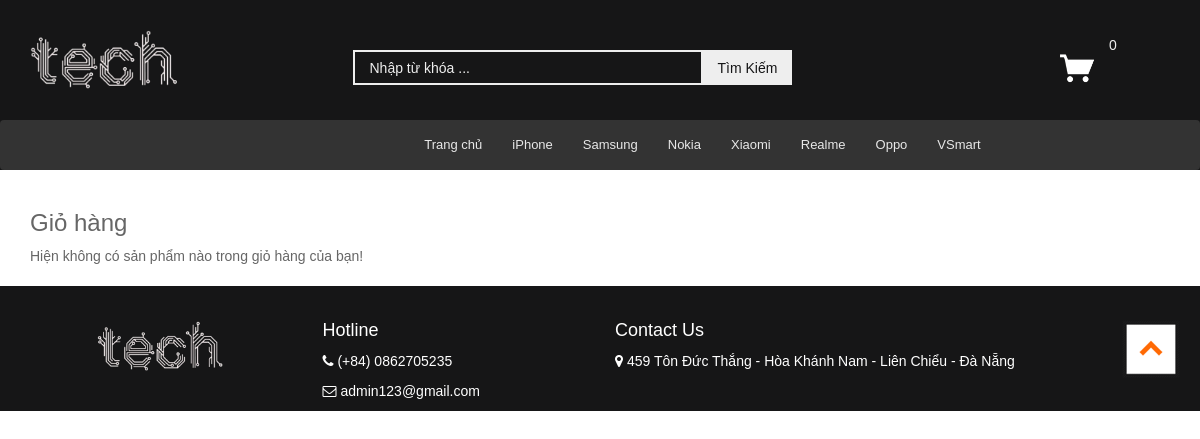
Screenshot of /index.php?page_layout=giohang with the database file from the repository.
### tables this page shows
CREATE TABLE `dmsanpham` (
  `id_dm` int(10) UNSIGNED NOT NULL,
  `ten_dm` varchar(255) NOT NULL
);

### chucnang/sanpham/danhmucsp.php (the view)
<?php
$sql="select * from dmsanpham ";
$query = mysqli_query($conn,$sql);
?>
<nav class="navbar navbar-inverse">
    <div class="container-fluid">
        <ul id="nav" class="nav navbar-nav">
        <li><a href="index.php">Trang chủ</a></li>
        <?php
            while($row = mysqli_fetch_array($query)){
            ?>
            <li><a href="index.php?page_layout=danhsachsp&id_dm=<?php echo $row['id_dm'];?>"><?php echo $row['ten_dm'];?></a></li>
            <?php
            }
            ?>
        </ul>
    </div>
</nav>

### css/style.css (style rules this page uses)
* { padding: 0; margin: 0; box-sizing: border-box; }
body { font-family: arial; font-size: 14px; color: #666; }
.navbar-inverse { background-color: #333333; border: 0; }
#nav li a { color: #E8E8E8; font-size: 13px; }
#nav { margin-left: 33.7%; margin-right: 36px; }

### rows the page displays
dmsanpham: ten_dm "iPhone"
dmsanpham: ten_dm "Samsung"
dmsanpham: ten_dm "Nokia"
dmsanpham: ten_dm "Xiaomi"
dmsanpham: ten_dm "Realme"
dmsanpham: ten_dm "Oppo"
dmsanpham: ten_dm "VSmart"
